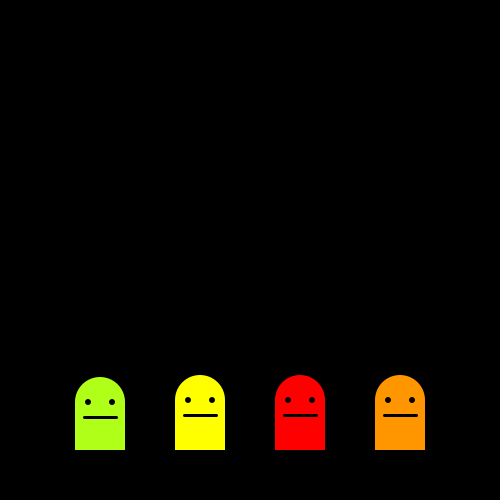
Frame 1 (no input)
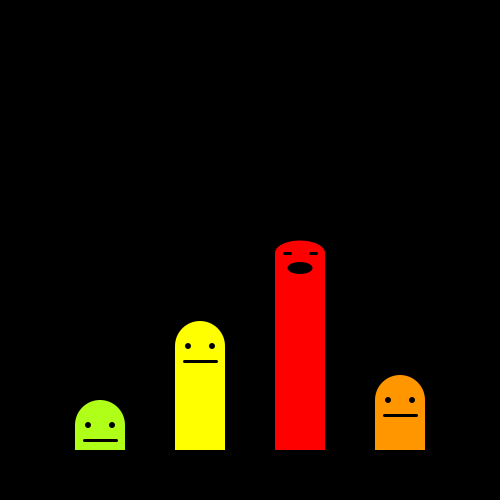
Frame 60 (the mouse pressed at the canvas centre just before this capture)
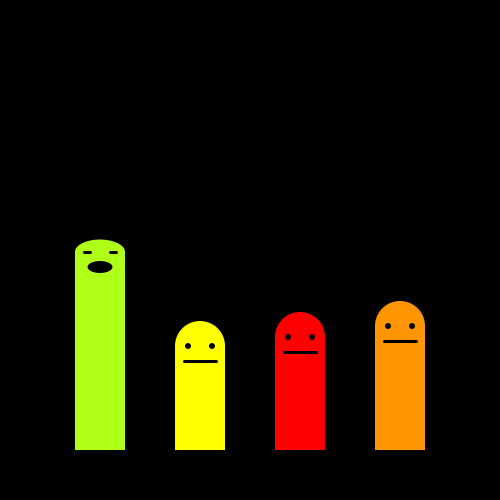
Frame 120 (the mouse held since frame 60 and released just before this capture)

The Processing sketch that drew these frames (run headless with seeded random() and noise(); from frame 60 on, the mouse is pressed at the canvas centre):

// Processing sketch: processing_86296
// ── processing_86296.pde

float truc;
float a;
float b;
float c;
float d;

void setup (){
  size (500,500);
  smooth ();
  a = 0;
  b = 0;
  c = 0;
  d = 0;
  truc = 0;
}

void draw (){
  
  background (0);
 
  int plch;
  plch = width/5;
  int plcv;
  plcv = 400;
  
  //   temps descente
  int temps;
  temps = 119;
  
  //   taille des trucs
  int ttruc;
  ttruc = 150;
  
  
  int lrg;
  lrg = 50;
  
  int htra;
  htra = 50;
  if (a>ttruc-15){
    htra =25;}
    
  int htrb;
  htrb = 50;
  if (b>ttruc-15){
    htrb =25;}
  
  int htrc;
  htrc = 50;
  if (c>ttruc-15){
    htrc =25;}
  
  int htrd;
  htrd = 50;
  if (d>ttruc-15){
    htrd =25;}
  
  
  
  //   FLOAT
  
  
  
  truc = truc + 1;
  if (truc>temps-1){
    truc = 0;}
  
  
  //   A
  if (truc>0){
    if (truc<(temps/20*1)){
    a = a - 2;}}
  if (truc>(temps/20*1)){
    if (truc<(temps/20*2)){
    a = a - 3;}}
  if (truc>(temps/20*2)){
    if (truc<(temps/20*3)){
    a = a - 4;}}
  if (truc>(temps/20*3)){
    if (truc<(temps/20*4)){
    a = a - 7;}}
  if (truc>(temps/20*4)){
    if (truc<(temps/20*5)){
    a = a - 10;}}
  if (truc<(temps/4)*0+1) {
    if (truc>(temps/4)*0-1) {
    a = ttruc;}}
  if (a<-25){
    a=-25;}
  
  
  //   B
  if (truc>temps/20*5){
    if (truc<(temps/20*6)){
    b = b - 2;}}
  if (truc>(temps/20*6)){
    if (truc<(temps/20*7)){
    b = b - 3;}}
  if (truc>(temps/20*7)){
    if (truc<(temps/20*8)){
    b = b - 4;}}
  if (truc>(temps/20*8)){
    if (truc<(temps/20*9)){
    b = b - 7;}}
  if (truc>(temps/20*9)){
    if (truc<(temps/20*10)){
    b = b - 10;}}
  if (truc<(temps/4)*1+1) {
    if (truc>(temps/4)*1-1) {
    b = ttruc;}}
  if (b<-25){
    b=-25;}
  
  
  //   C
  if (truc>temps/20*10){
    if (truc<(temps/20*11)){
    c = c - 2;}}
  if (truc>(temps/20*11)){
    if (truc<(temps/20*12)){
    c = c - 3;}}
  if (truc>(temps/20*12)){
    if (truc<(temps/20*13)){
    c = c - 4;}}
  if (truc>(temps/20*13)){
    if (truc<(temps/20*14)){
    c = c - 7;}}
  if (truc>(temps/20*14)){
    if (truc<(temps/20*15)){
    c = c - 10;}}
  if (truc<(temps/4)*2+1) {
    if (truc>(temps/4)*2-1) {
    c = ttruc;}}
  if (c<-25){
    c=-25;}
  
  
  //   D
  if (truc>temps/20*15){
    if (truc<(temps/20*16)){
    d = d - 2;}}
  if (truc>(temps/20*16)){
    if (truc<(temps/20*17)){
    d = d - 3;}}
  if (truc>(temps/20*17)){
    if (truc<(temps/20*18)){
    d = d - 4;}}
  if (truc>(temps/20*18)){
    if (truc<(temps/20*19)){
    d = d - 7;}}
  if (truc>(temps/20*19)){
    if (truc<(temps/20*20)){
    d = d - 10;}}
  if (truc<(temps/4)*3+1) {
    if (truc>(temps/4)*3-1) {
    d = ttruc;}}
  if (d<-25){
    d=-25;}
  
  
  
  //  DRAW
  
  
  //   a
  noStroke ();
  fill (175,255,25);
  
  rect (plch*1-lrg/2,plcv-a,lrg,50+a);
  ellipse (plch*1,plcv-a,lrg,htra);
  //
  if (a<ttruc-25){
    fill (0);
    ellipse (plch*1-lrg/4,plcv-a,lrg/8,htra/8);
    ellipse (plch*1+lrg/4,plcv-a,lrg/8,htra/8);
    stroke (0);
    strokeWeight (3);
    line (plch*1-lrg/3,plcv-a+15,plch*1+lrg/3,plcv-a+15);}
  if (a>ttruc-25){
    fill (0);
    ellipse (plch*1,plcv-a+15,lrg/2,htra/2);
    stroke (0);
    strokeWeight (3);
    line (plch*1-lrg/5,plcv-a,plch*1-lrg/3,plcv-a);
    line (plch*1+lrg/5,plcv-a,plch*1+lrg/3,plcv-a);}
  
  //   b
  noStroke ();
  fill (255,255,0);
  
  rect (plch*2-lrg/2,plcv-b,lrg,50+b);
  ellipse (plch*2,plcv-b,lrg,htrb);
  //
  if (b<ttruc-25){
    fill (0);
    ellipse (plch*2-lrg/4,plcv-b,lrg/8,htrb/8);
    ellipse (plch*2+lrg/4,plcv-b,lrg/8,htrb/8);
    stroke (0);
    strokeWeight (3);
    line (plch*2-lrg/3,plcv-b+15,plch*2+lrg/3,plcv-b+15);}
  if (b>ttruc-25){
    fill (0);
    ellipse (plch*2,plcv-b+15,lrg/2,htrb/2);
    stroke (0);
    strokeWeight (3);
    line (plch*2-lrg/5,plcv-b,plch*2-lrg/3,plcv-b);
    line (plch*2+lrg/5,plcv-b,plch*2+lrg/3,plcv-b);}
  
  //   c
  noStroke ();
  fill (255,0,0);
  
  rect (plch*3-lrg/2,plcv-c,lrg,50+c);
  ellipse (plch*3,plcv-c,lrg,htrc);
  //
  if (c<ttruc-25){
    fill (0);
    ellipse (plch*3-lrg/4,plcv-c,lrg/8,htrc/8);
    ellipse (plch*3+lrg/4,plcv-c,lrg/8,htrc/8);
    stroke (0);
    strokeWeight (3);
    line (plch*3-lrg/3,plcv-c+15,plch*3+lrg/3,plcv-c+15);}
  if (c>ttruc-25){
    fill (0);
    ellipse (plch*3,plcv-c+15,lrg/2,htrc/2);
    stroke (0);
    strokeWeight (3);
    line (plch*3-lrg/5,plcv-c,plch*3-lrg/3,plcv-c);
    line (plch*3+lrg/5,plcv-c,plch*3+lrg/3,plcv-c);}
  
  //   d
  noStroke ();
  fill (255,150,0);
  
  rect (plch*4-lrg/2,plcv-d,lrg,50+d);
  ellipse (plch*4,plcv-d,lrg,htrd);
  //
  if (d<ttruc-25){
    fill (0);
    ellipse (plch*4-lrg/4,plcv-d,lrg/8,htrd/8);
    ellipse (plch*4+lrg/4,plcv-d,lrg/8,htrd/8);
    stroke (0);
    strokeWeight (3);
    line (plch*4-lrg/3,plcv-d+15,plch*4+lrg/3,plcv-d+15);}
  if (d>ttruc-25){
    fill (0);
    ellipse (plch*4,plcv-d+15,lrg/2,htrd/2);
    stroke (0);
    strokeWeight (3);
    line (plch*4-lrg/5,plcv-d,plch*4-lrg/3,plcv-d);
    line (plch*4+lrg/5,plcv-d,plch*4+lrg/3,plcv-d);}
 
  
}
